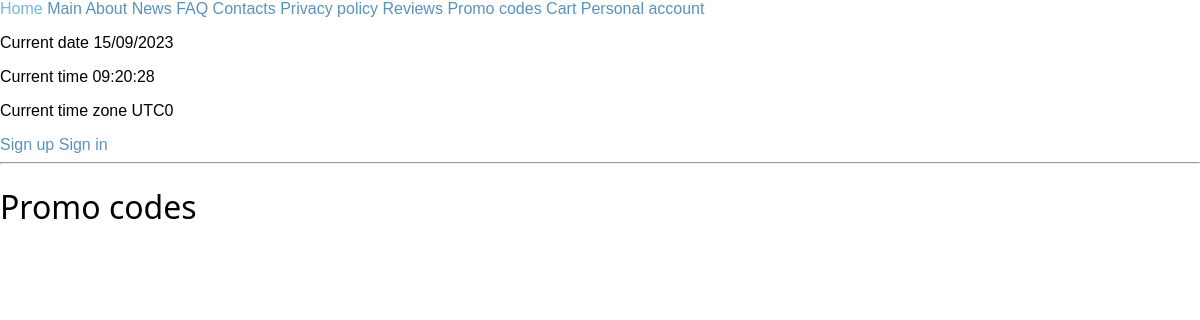
Page /info/promo_codes on the earlier database version.
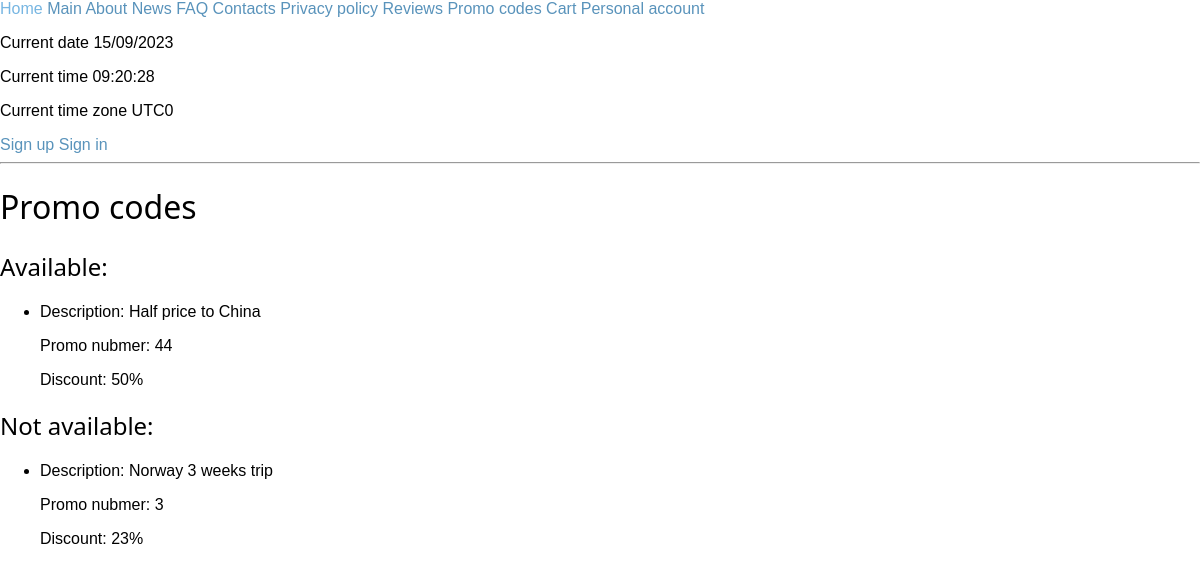
Same page on the later database version.
### info/models.py (models this page shows)
class PromoCode(models.Model):
    promo_code = models.IntegerField(unique=True,
                                     validators=[MinValueValidator(1), MaxValueValidator(10000)])
    name = models.CharField(max_length=100)
    discount_size = models.IntegerField(
        validators=[MinValueValidator(1), MaxValueValidator(100)])
    active = models.BooleanField(default=True)

### info/views.py (the view)
# urls.py: path('promo_codes', views.promo_codes_view, name='promo_codes_view'),
def promo_codes_view(request):
    promo_codes = PromoCode.objects.all()
    return render(request, "promo_codes.html", {'promo_codes': promo_codes})

### info/templates/promo_codes.html (shortened to what this page needs)
{% extends "base.html" %}
{% block content %}
<hr>
<h1>Promo codes</h1>
{% if promo_codes|length > 0 %}
<h2>Available:</h2>
<ul type="disc">
    {% for promo in promo_codes %}
    {% if promo.active %}
    <li>
        <p>Description: {{ promo.name }}</p>
        <p>Promo nubmer: {{ promo.promo_code }}</p>
        <p>Discount: {{ promo.discount_size }}%</p>
    </li>
    {% endif %}
    {% endfor %}
</ul>
{% endif %}
{% if promo_codes|length > 0 %}
<h2>Not available:</h2>
<ul type="disc">
    {% for promo in promo_codes %}
    {% if not promo.active %}
    <li>
        <p>Description: {{ promo.name }}</p>
        <p>Promo nubmer: {{ promo.promo_code }}</p>
        <p>Discount: {{ promo.discount_size }}%</p>
    </li>
    {% endif %}
    {% endfor %}
</ul>
{% endif %}
{% endblock %}

### travel/templates/base.html (shortened to what this page needs)
{% load static %}
<!DOCTYPE html>
<html>
<head>
    <link href="{% static 'css/base.css' %}" rel="stylesheet">
</head>
<body>
    <header>
        <a href="/">Home</a>
        <a href="/info/main">Main</a>
        <a href="/info/about">About</a>
        <a href="/info/news">News</a>
        <a href="/info/faq">FAQ</a>
        <a href="/info/staff">Contacts</a>
        <a href="/info/privacy">Privacy policy</a>
        <a href="/info/review/list">Reviews</a>
        <a href="/info/promo_codes">Promo codes</a>
        <a href="/cart/">Cart</a>
        <a href="/personal_account/">Personal account</a>
        <br>
        <p>Current date <span id='date'></span></p>
        <p>Current time <span id='time'></span></p>
        <p>Current time zone <span id='zone'></span></p>
    </header>
    <div>
        <div>
            {% if user.is_authenticated %}
            Hello, {{ user.username }}!
            <a href="{% url 'login:logout' %}">Log out</a>
            {% else %}
            <a href="{% url 'login:signup' %}">Sign up</a>
            <a href="{% url 'login:signin' %}">Sign in</a>
            {% endif %}
        </div>
    </div>
    <main>
        {% block content %}
        {% endblock %}
    </main>
</body>
</html>

### static/css/base.css (style rules this page uses)
body { margin:0; padding:0; font-family:helvetica, sans-serif; }
h1, h2, h3, h4, h5 , h6 { font-family: 'system-ui', sans-serif; font-weight:normal; }
a { text-decoration:none; color:#5993bb; }

Differences in the rows shown:
added PromoCode: name "Half price to China", promo_code "44", discount_size "50", shown under "Available:"
added PromoCode: name "Norway 3 weeks trip", promo_code "3", discount_size "23", shown under "Not available:"
Other differences:
text now shown: "Available: Not available:"
